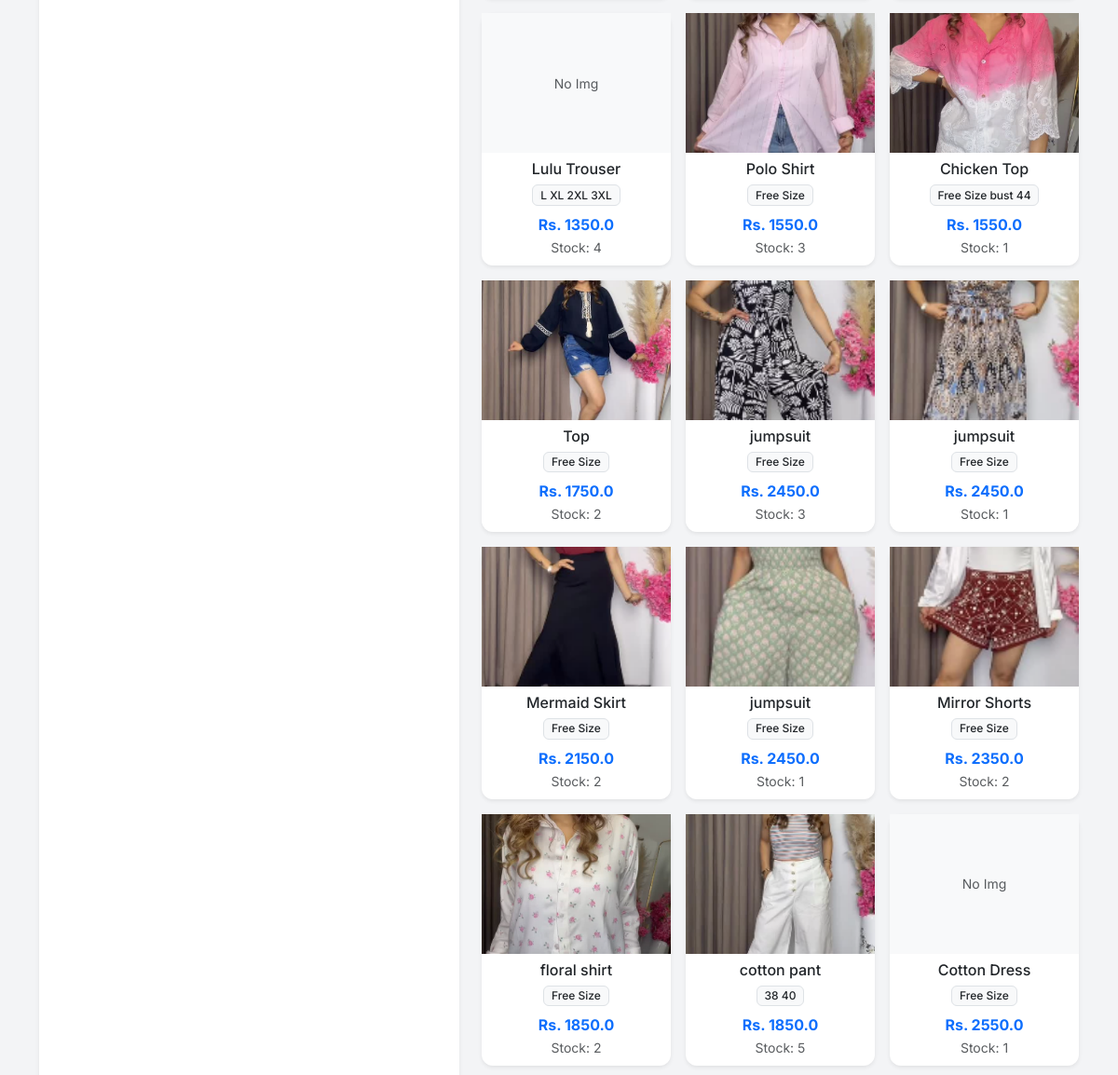
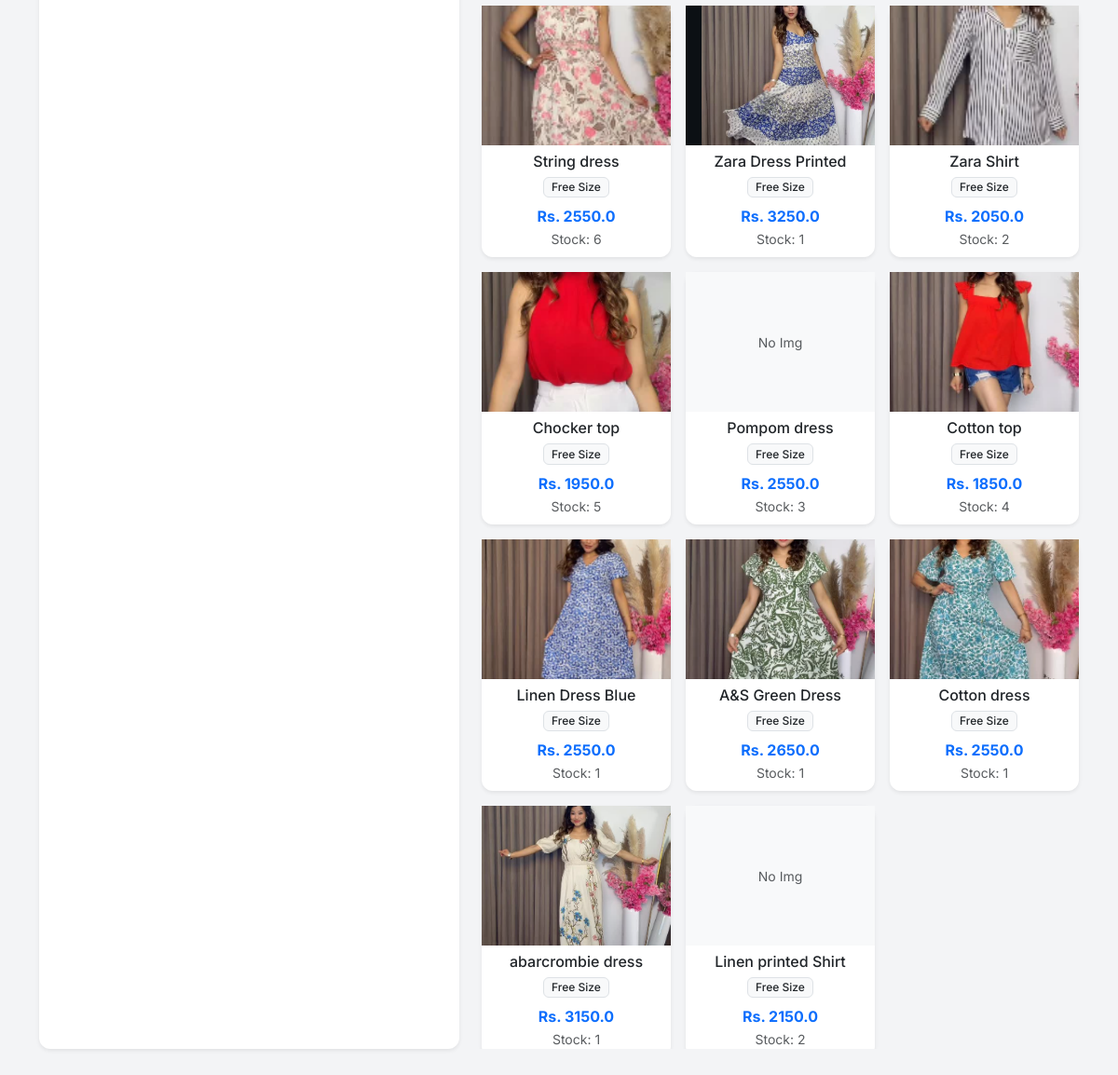
The app's page /new_order (lower part), older data (2 pictures, top to bottom).
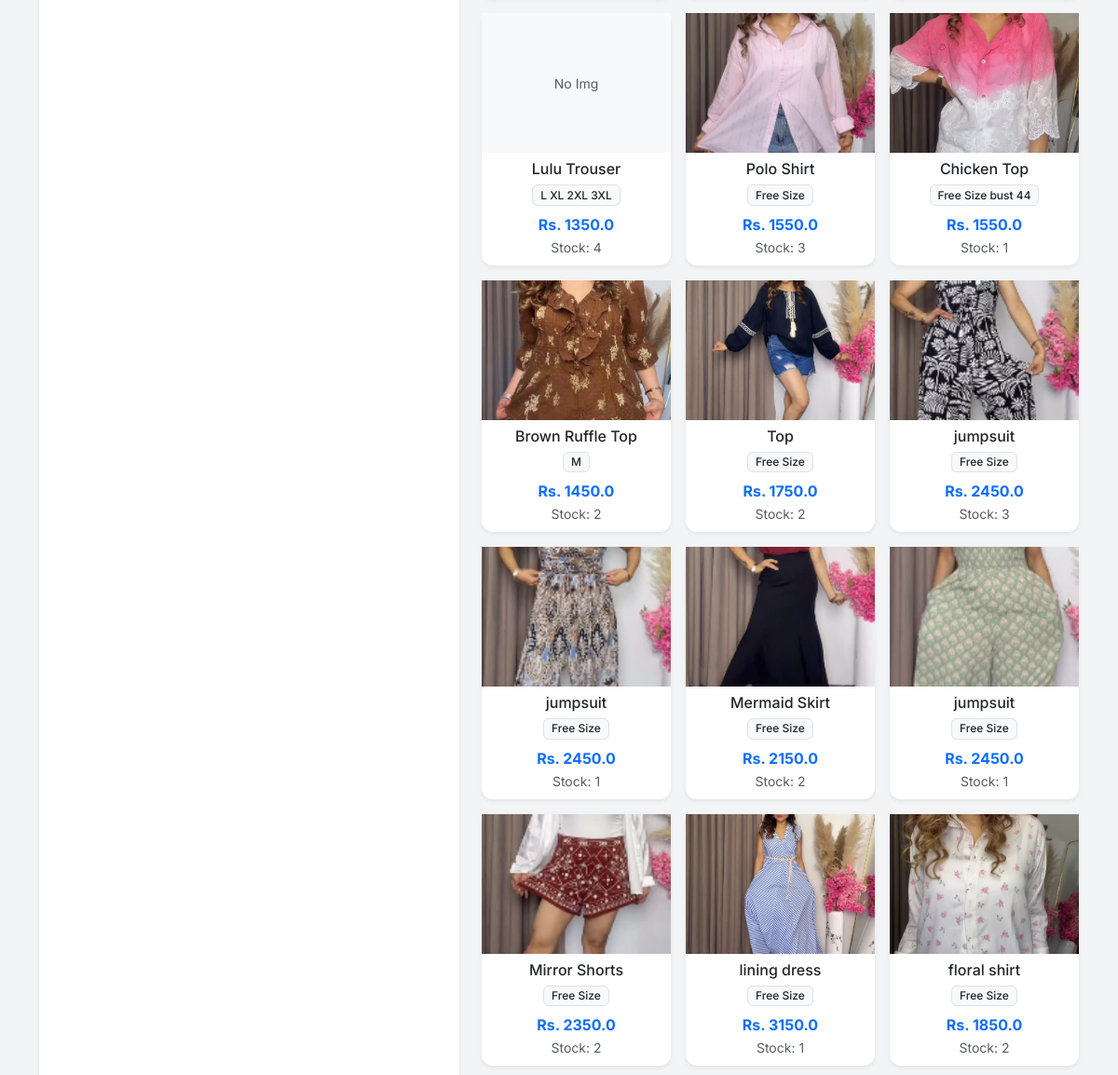
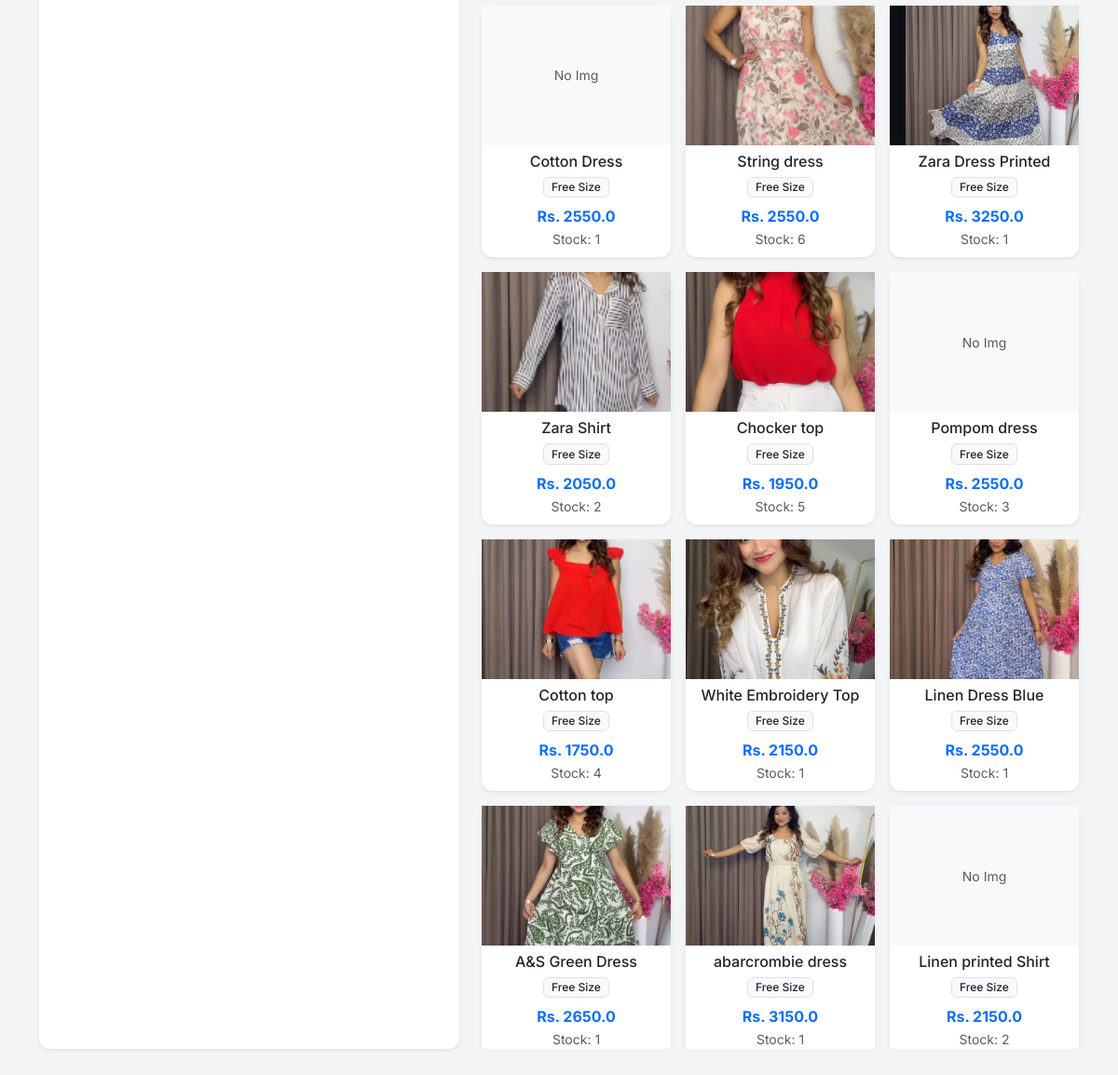
The same page, newer data (2 pictures, top to bottom).
### app.py (models this page shows)
class Product(db.Model):
    id = db.Column(db.Integer, primary_key=True)
    sku = db.Column(db.String(50), unique=True, nullable=True)
    name = db.Column(db.String(100), nullable=False)
    size = db.Column(db.String(10), nullable=False)
    cost_price = db.Column(db.Float, default=0.0)
    price = db.Column(db.Float, nullable=False)
    stock = db.Column(db.Integer, default=0)
    image = db.Column(db.String(100), nullable=True)

### app.py (the view)
@app.route('/new_order')
def new_order():
    products = Product.query.filter(Product.stock > 0).all()
    return render_template('new_order.html', products=products)

### templates/new_order.html (shortened to what this page needs)
{% extends "layout.html" %}
{% block content %}
<div class="row h-100">
    <div class="col-md-5">
        <div class="card shadow-sm h-100">
            <div class="card-body d-flex flex-column">
            </div>
        </div>
    </div>
    <div class="col-md-7">
        <div class="row row-cols-1 row-cols-md-3 g-3" id="productGrid" style="max-height: 80vh; overflow-y: auto;">
            {% for p in products %}
            <div class="col product-card-col" data-name="{{ p.name.lower() }} {{ p.sku.lower() if p.sku else '' }}">
                <div class="card h-100 shadow-sm border-0" onclick="addToCart({{ p.id }}, '{{ p.name }}', '{{ p.size }}', {{ p.price }}, {{ p.stock }})" style="cursor: pointer;">
                    <div style="height: 150px; overflow: hidden; background-color: #f8f9fa;" class="d-flex align-items-center justify-content-center">
                        {% if p.image %}
                        <img src="{{ url_for('static', filename='uploads/' + p.image) }}" style="width: 100%; height: 100%; object-fit: cover;">
                        {% else %}
                        <span class="text-muted small">No Img</span>
                        {% endif %}
                    </div>
                    <div class="card-body p-2 text-center">
                        <h6 class="card-title mb-1 text-truncate">{{ p.name }}</h6>
                        <span class="badge bg-light text-dark border">{{ p.size }}</span>
                        <div class="mt-2 text-primary fw-bold">Rs. {{ p.price }}</div>
                        <small class="text-muted">Stock: {{ p.stock }}</small>
                    </div>
                </div>
            </div>
            {% endfor %}
        </div>
    </div>
</div>
{% endblock %}

Row changes from the older to the newer data that the page shows:
removed Product: image (picture), name "cotton pant", size "38 40", price "1850.0", stock "5"
no longer on this page (row edited): Product: image (picture), name "Cotton dress", size "Free Size", price "2550.0", stock "1"
now on this page (row edited): Product: image (picture), name "Brown Ruffle Top", size "M", price "1450.0", stock "2"
now on this page (row edited): Product: image (picture), name "lining dress", size "Free Size", price "3150.0", stock "1"
changed Product "Cotton top": price "1850.0" → "1750.0"
now on this page (row edited): Product: image (picture), name "White Embroidery Top", size "Free Size", price "2150.0", stock "1"
